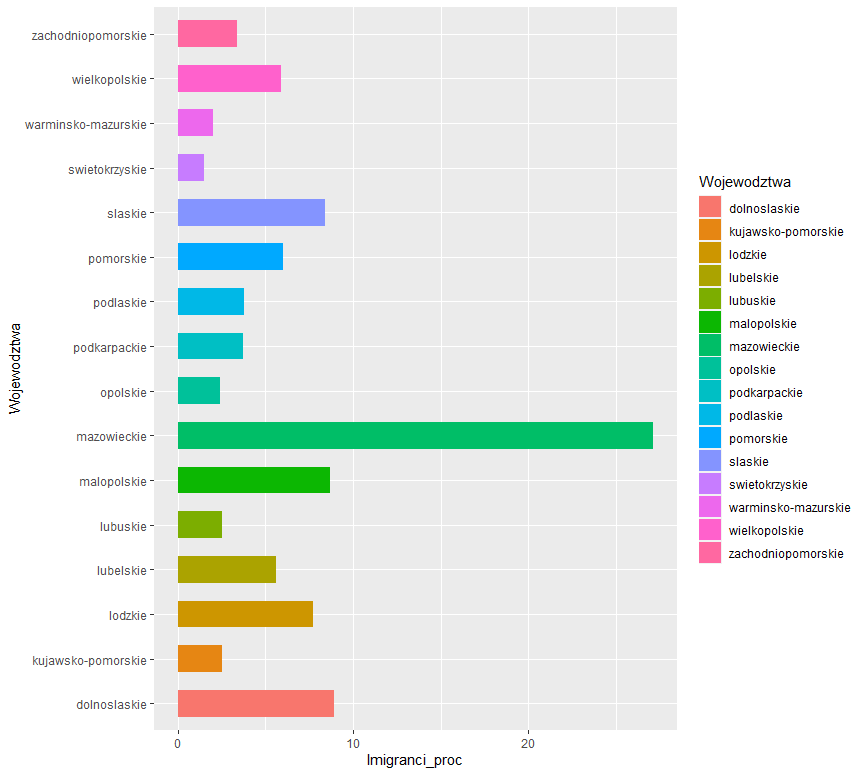

Here is the R script that generated this plot:
library(ggplot2)
library(dplyr)
Wojewodztwa<-c("mazowieckie","dolnoslaskie","malopolskie","slaskie","lodzkie","pomorskie","wielkopolskie","lubelskie","podlaskie","podkarpackie","zachodniopomorskie","kujawsko-pomorskie","lubuskie","opolskie","warminsko-mazurskie","swietokrzyskie")
Imigranci_proc<-as.numeric(as.character(c(27.1,8.9,8.7,8.4,7.7,6,5.9,5.6,3.8,3.7,3.4,2.5,2.5,2.4,2,1.5)))
dat<-data.frame("Data"=Imigranci_proc,"Respir"=Wojewodztwa)
sum(War)
length(Woj)

#piechart
ggplot(dat, aes(x=Wojewodztwa, y=Imigranci_proc, fill=Wojewodztwa)) +
  geom_bar(stat="identity", width=0.6) +
  coord_flip()
